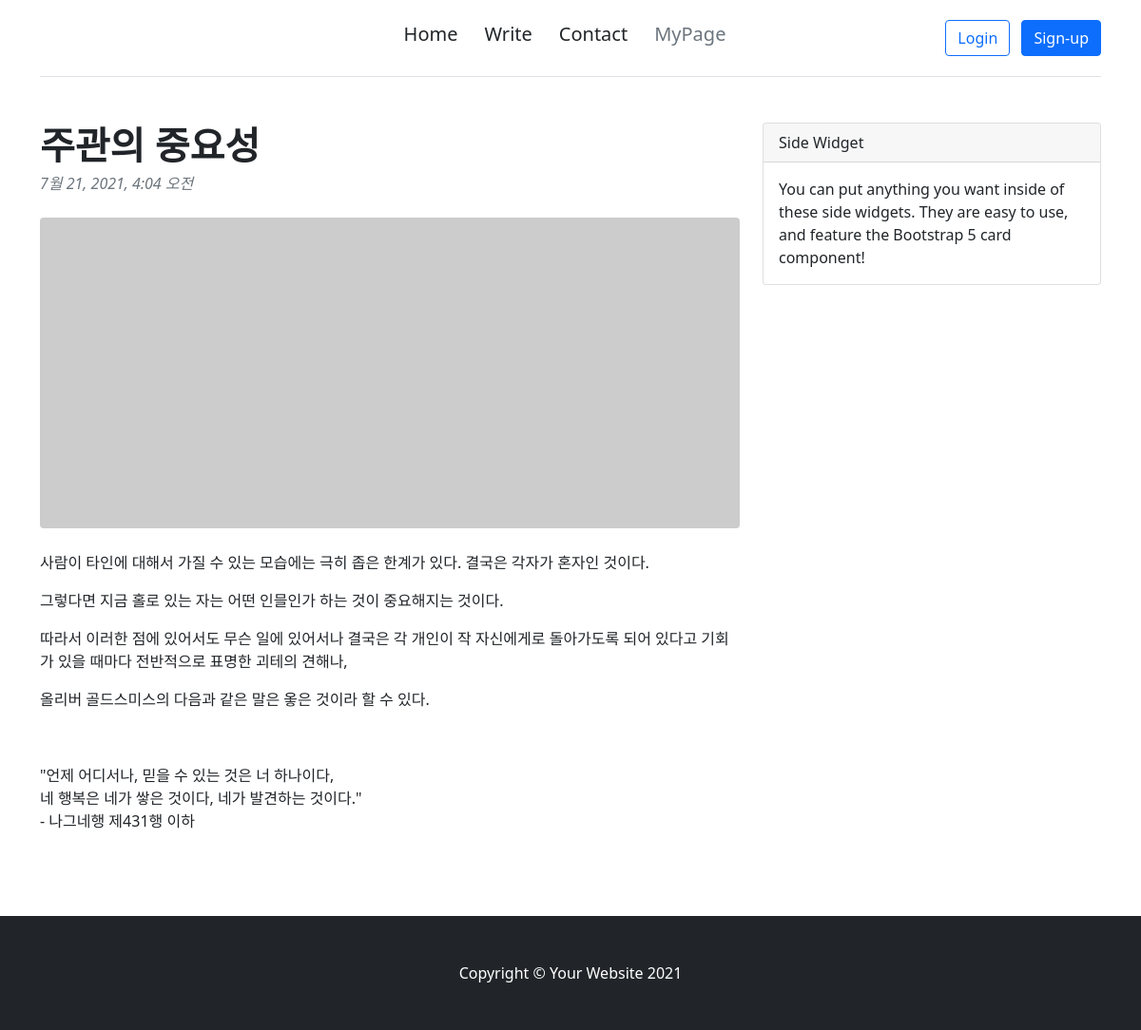
Screenshot of /mypage/detail/6/ with the database file from the repository.
### blogapp/models.py (models this page shows)
class Blog(models.Model):
    title = models.CharField(max_length=100)
    pub_date = models.DateTimeField(auto_now_add=True)
    author = models.ForeignKey(User, on_delete=models.SET_NULL, null=True, default=1)
    body = RichTextUploadingField()

### blogapp/views.py (the view)
# urls.py: path('mypage/detail/', blogapp.views.detail, name='detail'),
def detail(request, blog_id):
    blog_detail = get_object_or_404(Blog, pk=blog_id)
    return render(request, 'detail.html', {'blog_detail': blog_detail})

### blogapp/templates/detail.html (shortened to what this page needs)
<!DOCTYPE html>
<html lang="en">
    <head>
        <link href="https://cdn.jsdelivr.net/npm/bootstrap@5.0.2/dist/css/bootstrap.min.css" rel="stylesheet">
        <link href="css/styles.css" rel="stylesheet" />
    </head>
    <body>
        <nav class="navbar-expand-md ">
            <div class="container">
              <header class="d-flex flex-wrap align-items-center justify-content-center justify-content-md-between py-3 mb-4 border-bottom" >
                <a href="/" class="d-flex align-items-center col-md-3 mb-2 mb-md-0 text-dark text-decoration-none">
                  <svg class="bi me-2" width="40" height="32" role="img" aria-label="Bootstrap"><use xlink:href="#bootstrap"/></svg>
                </a>
                <ul class="nav col-12 col-md-auto mb-2 justify-content-center mb-md-0">
                  <h5><li style="padding-right: 12px;"><a href="/" class="nav-link px-2 link-dark">Home</a></li></h5>
                  <h5><li style="padding-right: 12px;"><a href="/write" class="nav-link px-2 link-dark">Write</a></li></h5>
                  <h5><li style="padding-right: 12px;"><a href="#" class="nav-link px-2 link-dark">Contact</a></li></h5>
                  <h5><li style="padding-right: 12px;"><a href="/mypage" class="nav-link px-2 link-secondary">MyPage</a></li></h5>
                </ul>
                <div class="col-md-3 text-end">
                  <button type="button" class="btn btn-outline-primary me-2">Login</button>
                  <button type="button" class="btn btn-primary">Sign-up</button>
                </div>
              </header>
            </div>
          </nav>
        <div class="container mt-5">
            <div class="row">
                <div class="col-lg-8">
                    <article>
                        <header class="mb-4">
                            <h1 class="fw-bolder mb-1">{{ blog_detail.title }}</h1>
                            <div class="text-muted fst-italic mb-2">{{ blog_detail.pub_date }}</div>
                        </header>
                        <figure class="mb-4"><img class="img-fluid rounded" src="https://dummyimage.com/900x400/ced4da/6c757d.jpg" alt="..." /></figure>
                        <section class="mb-5">
                            {{ blog_detail.body | safe }}
                        </section>
                    </article>
                </div>
                <div class="col-lg-4">
                    <div class="card mb-4">
                        <div class="card-header">Side Widget</div>
                        <div class="card-body">You can put anything you want inside of these side widgets. They are easy to use, and feature the Bootstrap 5 card component!</div>
                    </div>
                </div>
            </div>
        </div>
        <footer class="py-5 bg-dark">
            <div class="container"><p class="m-0 text-center text-white">Copyright &copy; Your Website 2021</p></div>
        </footer>
    </body>
</html>

### rows the page displays
Blog: title "주관의 중요성", pub_date "7월 21, 2021, 4:04 오전", body "사람이 타인에 대해서 가질 수 있는 모습에는 극히 좁은 한계가 있다. 결국은 각자가 혼자인 것이다. 그렇다면 지금 홀로 있는 자는 어떤 인믈인가 하는 것이 중요해지는 것이다. 따라서 이러한 점에 있어서도 무슨 일에 있어서나 결국은 각 개인이 작 자신에게로 돌아가도록 되어 있다고 기회가 있을 때마다 전반적으로 표명한 괴테의 견해나, 올리버 골드스미스의 다음과 같은 말은 옿은 것이라 할 수 있다. \"언제 어디서나, 믿을 수 있는 것은 너 하나이다, 네 행복은 네가 쌓은 것이다, 네가 발견하는 것이다.\" - 나그네행 제431행 이하"
